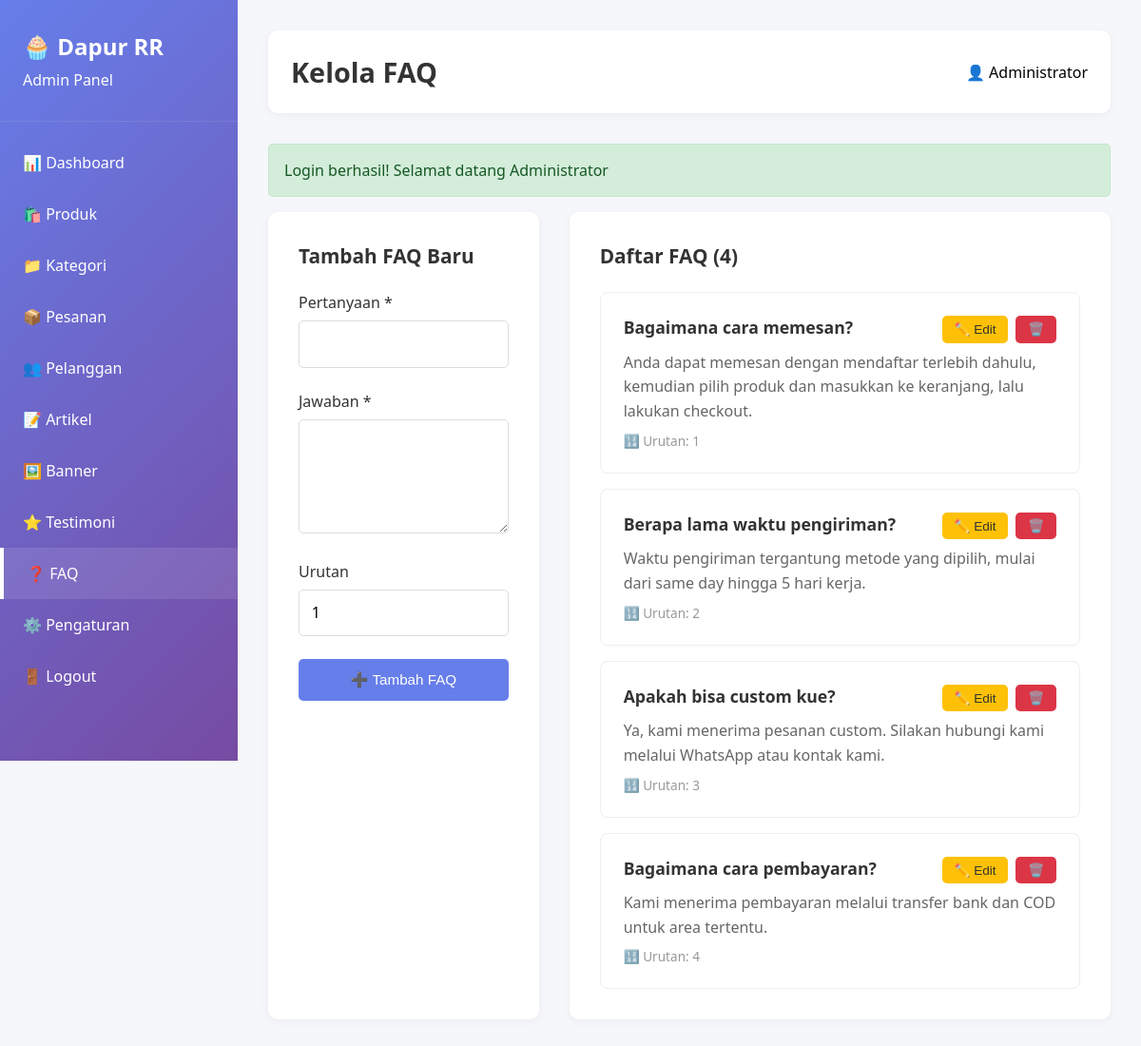
/admin/faq.php (signed in), run on the app's committed database.
### tables this page shows
CREATE TABLE `faq` (
  `id` int(11) NOT NULL,
  `pertanyaan` text NOT NULL,
  `jawaban` text NOT NULL,
  `urutan` int(11) DEFAULT 0,
  `is_active` tinyint(1) DEFAULT 1,
  `created_at` timestamp NOT NULL DEFAULT current_timestamp()
);

### config/database.php (called while the page is built, shortened)
<?php
function getFlashMessage() {
    if (isset($_SESSION['flash_message'])) {
        $message = [
            'type' => $_SESSION['flash_type'],
            'message' => $_SESSION['flash_message']
        ];
        return $message;
    }
    return null;
}
function getUserName() {
    return $_SESSION['nama'] ?? 'Guest';
}
?>

### admin/faq.php (the view, shortened to what this page needs)
<?php
require_once '../config/database.php';
$conn = getConnection();
$faq = $conn->query("SELECT * FROM faq ORDER BY urutan ASC, created_at DESC");
$flash = getFlashMessage();
?>
<!DOCTYPE html>
<html lang="id">
<head>
</head>
<body>
    <div class="sidebar">
        <div class="sidebar-header">
            <h2>🧁 Dapur RR</h2>
            <p>Admin Panel</p>
        </div>
        <div class="sidebar-menu">
            <a href="dashboard.php" class="menu-item">📊 Dashboard</a>
            <a href="produk.php" class="menu-item">🛍️ Produk</a>
            <a href="kategori.php" class="menu-item">📁 Kategori</a>
            <a href="pesanan.php" class="menu-item">📦 Pesanan</a>
            <a href="pelanggan.php" class="menu-item">👥 Pelanggan</a>
            <a href="artikel2.php" class="menu-item">📝 Artikel</a>
            <a href="banner.php" class="menu-item">🖼️ Banner</a>
            <a href="testimoni.php" class="menu-item">⭐ Testimoni</a>
            <a href="faq.php" class="menu-item active">❓ FAQ</a>
            <a href="pengaturan.php" class="menu-item">⚙️ Pengaturan</a>
            <a href="../logout.php" class="menu-item">🚪 Logout</a>
        </div>
    </div>
    <div class="main-content">
        <div class="top-bar">
            <h1 class="page-title">Kelola FAQ</h1>
            <div class="user-info">
                <span>👤 <?php echo getUserName(); ?></span>
            </div>
        </div>
        <?php if ($flash): ?>
        <div class="alert alert-<?php echo $flash['type']; ?>">
            <?php echo htmlspecialchars($flash['message']); ?>
        </div>
        <?php endif; ?>
        <div class="content-grid">
            <div class="card">
                <h2 class="card-title">Tambah FAQ Baru</h2>
                <form method="POST" action="">
                    <div class="form-group">
                        <label for="pertanyaan">Pertanyaan *</label>
                        <input type="text" id="pertanyaan" name="pertanyaan" required>
                    </div>
                    <div class="form-group">
                        <label for="jawaban">Jawaban *</label>
                        <textarea id="jawaban" name="jawaban" required></textarea>
                    </div>
                    <div class="form-group">
                        <label for="urutan">Urutan</label>
                        <input type="number" id="urutan" name="urutan" min="1" value="1">
                    </div>
                    <button type="submit" class="btn btn-primary" style="width: 100%;">➕ Tambah FAQ</button>
                </form>
            </div>
            <div class="card">
                <h2 class="card-title">Daftar FAQ (<?php echo $faq->num_rows; ?>)</h2>
                <div class="faq-list">
                    <?php if ($faq->num_rows > 0): ?>
                        <?php while($f = $faq->fetch_assoc()): ?>
                        <div class="faq-item">
                            <div class="faq-header">
                                <div class="faq-question">
                                    <?php echo htmlspecialchars($f['pertanyaan']); ?>
                                </div>
                                <div class="faq-actions">
                                    <button onclick="editFaq(<?php echo $f['id']; ?>, '<?php echo addslashes($f['pertanyaan']); ?>', '<?php echo addslashes($f['jawaban']); ?>', <?php echo $f['urutan']; ?>)"
                                            class="btn btn-warning btn-sm">
                                        ✏️ Edit
                                    </button>
                                    <form method="POST" style="display: inline;">
                                        <button type="submit" class="btn btn-danger btn-sm"
                                                onclick="return confirm('Yakin hapus FAQ ini?')">
                                            🗑️
                                        </button>
                                    </form>
                                </div>
                            </div>
                            <div class="faq-answer">
                                <?php echo nl2br(htmlspecialchars($f['jawaban'])); ?>
                            </div>
                            <div class="faq-meta">
                                🔢 Urutan: <?php echo $f['urutan']; ?>
                            </div>
                        </div>
                        <?php endwhile; ?>
                    <?php else: ?>
                        <p style="text-align: center; padding: 2rem; color: #999;">
                            Belum ada FAQ
                        </p>
                    <?php endif; ?>
                </div>
            </div>
        </div>
    </div>
</body>
</html>

### admin/faq.php (style rules this page uses)
* { margin: 0; padding: 0; box-sizing: border-box; }
body { font-family: 'Segoe UI', Tahoma, Geneva, Verdana, sans-serif; background: #f5f7fa; display: flex; }
.sidebar { width: 250px; background: linear-gradient(135deg, #667eea 0%, #764ba2 100%); color: white; height: 100vh; position: fixed; overflow-y: auto; }
.sidebar-header { padding: 2rem 1.5rem; border-bottom: 1px solid rgba(255,255,255,0.1); }
.sidebar-header h2 { font-size: 1.5rem; margin-bottom: 0.5rem; }
.sidebar-menu { padding: 1rem 0; }
.menu-item { padding: 1rem 1.5rem; color: white; text-decoration: none; display: flex; align-items: center; gap: 0.8rem; transition: all 0.3s; }
.menu-item:hover, .menu-item.active { background: rgba(255,255,255,0.1); border-left: 4px solid white; }
.main-content { margin-left: 250px; flex: 1; padding: 2rem; }
.top-bar { background: white; padding: 1.5rem; border-radius: 10px; box-shadow: 0 2px 10px rgba(0,0,0,0.05); margin-bottom: 2rem; display: flex; justify-content: space-between; align-items: center; }
.page-title { font-size: 1.8rem; color: #333; }
.btn { padding: 0.8rem 1.5rem; border: none; border-radius: 5px; cursor: pointer; text-decoration: none; display: inline-block; transition: all 0.3s; font-size: 0.95rem; }
.btn-primary { background: #667eea; color: white; }
.btn-warning { background: #ffc107; color: #333; }
.btn-danger { background: #dc3545; color: white; }
.btn-sm { padding: 0.4rem 0.8rem; font-size: 0.85rem; }
.alert { padding: 1rem; margin-bottom: 1rem; border-radius: 5px; }
.alert-success { background: #d4edda; color: #155724; border: 1px solid #c3e6cb; }
.content-grid { display: grid; grid-template-columns: 1fr 2fr; gap: 2rem; }
.card { background: white; padding: 2rem; border-radius: 10px; box-shadow: 0 2px 10px rgba(0,0,0,0.05); }
.card-title { font-size: 1.3rem; margin-bottom: 1.5rem; color: #333; }
.form-group { margin-bottom: 1.5rem; }
.form-group label { display: block; margin-bottom: 0.5rem; color: #333; font-weight: 500; }
.form-group input, .form-group textarea { width: 100%; padding: 0.8rem; border: 1px solid #ddd; border-radius: 5px; font-size: 1rem; font-family: inherit; }
.form-group textarea { min-height: 120px; resize: vertical; }
.faq-list { display: flex; flex-direction: column; gap: 1rem; }
.faq-item { padding: 1.5rem; border: 1px solid #eee; border-radius: 8px; transition: all 0.3s; }
.faq-header { display: flex; justify-content: space-between; align-items: flex-start; margin-bottom: 0.5rem; }
.faq-question { color: #333; font-weight: 600; font-size: 1.1rem; flex: 1; }
.faq-actions { display: flex; gap: 0.5rem; flex-shrink: 0; }
.faq-answer { color: #666; line-height: 1.6; margin-top: 0.5rem; }
.faq-meta { color: #999; font-size: 0.85rem; margin-top: 0.5rem; }

### data on the page
faq: pertanyaan "Bagaimana cara memesan?", jawaban "Anda dapat memesan dengan mendaftar terlebih dahulu, kemudian pilih produk dan masukkan ke keranjang, lalu lakukan checkout.", urutan "1"
faq: pertanyaan "Berapa lama waktu pengiriman?", jawaban "Waktu pengiriman tergantung metode yang dipilih, mulai dari same day hingga 5 hari kerja.", urutan "2"
faq: pertanyaan "Apakah bisa custom kue?", jawaban "Ya, kami menerima pesanan custom. Silakan hubungi kami melalui WhatsApp atau kontak kami.", urutan "3"
faq: pertanyaan "Bagaimana cara pembayaran?", jawaban "Kami menerima pembayaran melalui transfer bank dan COD untuk area tertentu.", urutan "4"

### other printed values
getUserName() "Administrator"
$flash['message'] "Login berhasil! Selamat datang Administrator"
$faq->num_rows "4"
